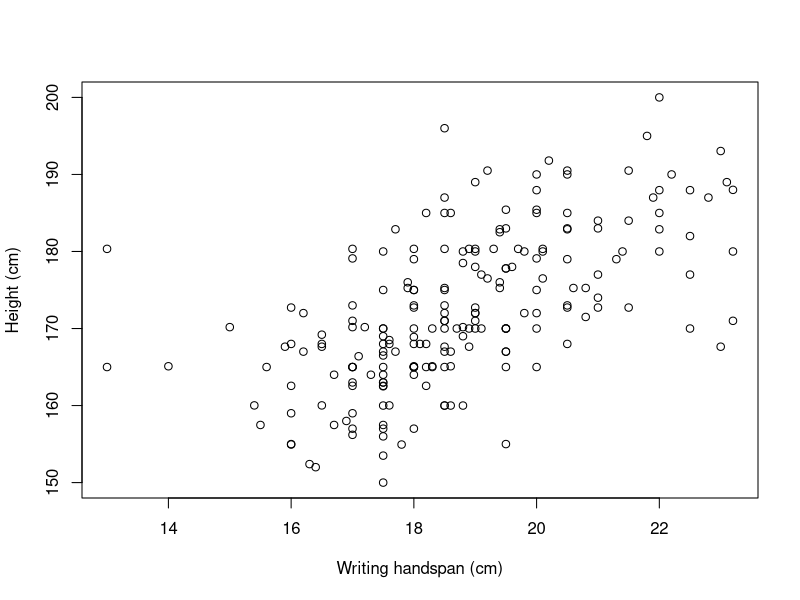

Write R code to recreate this figure.
## ---- chunk 1
knitr::opts_chunk$set(warning = FALSE)
knitr::opts_chunk$set(message = FALSE)
## ---- chunk 2
library(MASS)
? survey
## ---- chunk 3
plot(survey$Height ~ survey$Wr.Hnd,
     xlab="Writing handspan (cm)",
     ylab="Height (cm)")
## ---- chunk 4
which(is.na(survey$Height) | is.na(survey$Wr.Hnd))
incomplete.obs <- which(is.na(survey$Height)|is.na(survey$Wr.Hnd))
length(incomplete.obs)
## ---- chunk 5
cor(survey$Wr.Hnd,survey$Height,use="complete.obs")
